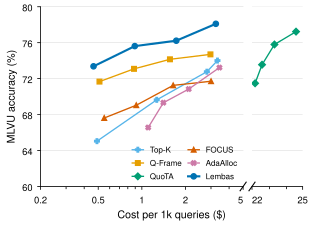

This figure's Python source:
"""Accuracy against compute as the token budget varies (one column).

Each method is one line through its four budgets (1,536 / 3,072 / 6,144 / 12,288 tokens), placed at the TFLOPs it
measured at that budget, on LongVideoBench (LVB). QuoTA's frame scorer puts it far right of the axis (~1,600+ TFLOPs). Data: fig/budget_curve.csv with columns method,budget,tflops,accuracy (one row per method and
budget, from the benchmark runs). Until that file exists the script draws the empty axes as a placeholder.

Regenerate:  uv run --no-project --with matplotlib --with numpy python fig/budget_curve.py
"""

import csv

import matplotlib.ticker
import os
from collections import defaultdict

from logaxis import log_axis
from methods import METHODS, is_ours
from orx_figstyle import COLUMN, figure, save, use_style

HERE = os.path.dirname(os.path.abspath(__file__))
DATA = os.path.join(HERE, "budget_curve.csv")
BUDGETS = [1536, 3072, 6144, 12288]


def load(path):
    rows = defaultdict(list)
    if not os.path.exists(path):
        return rows
    with open(path) as handle:
        for r in csv.DictReader(handle):
            rows[r["method"]].append((float(r["tflops"]), float(r["accuracy"]), int(r["budget"])))
    return rows


def main():
    """Broken x-axis: $1-8 for every method, and a narrow panel for QuoTA, whose 128 scorer calls per question put
    it near $50 (log axes). Cost = OpenRouter API bill (input + output) on the 2,174 MLVU questions, scaled to 1,000 queries (csv column
    "tflops" holds these dollars)."""
    import matplotlib.pyplot as plt
    use_style()
    rows = load(DATA)
    fig = plt.figure(figsize=(COLUMN, COLUMN * 0.72))
    gs = fig.add_gridspec(1, 2, width_ratios=[5.0, 1.25], wspace=0.07, left=0.13, right=0.97, bottom=0.17, top=0.97)
    ax = fig.add_subplot(gs[0])
    ax2 = fig.add_subplot(gs[1], sharey=ax)
    LEFT, RIGHT = (0.2, 5.0), (22.0, 25.0)  # each axis starts and ends at a labelled tick
    log_axis(ax, *LEFT)  # 1-2-5 labels, complete minor ticks (fig/logaxis.py)
    # The right panel is a cut-out of the same log scale around QuoTA: it spans less than one 1-2-5 step, so its two
    # end ticks are labelled and the integers between them get the short ticks.
    ax2.set_xscale("log")
    ax2.set_xlim(*RIGHT)
    ax2.xaxis.set_major_locator(matplotlib.ticker.FixedLocator([22, 25]))
    ax2.xaxis.set_major_formatter(matplotlib.ticker.FuncFormatter(lambda v, _: f"{v:g}"))
    ax2.xaxis.set_minor_locator(matplotlib.ticker.FixedLocator([23, 24]))
    ax2.xaxis.set_minor_formatter(matplotlib.ticker.NullFormatter())
    ax.get_xticklabels()[-1].set_ha("right")  # keep "4" and "22" apart at the axis break
    ax2.get_xticklabels()[0].set_ha("left")
    ax.set_ylim(60, 80)
    ax.set_yticks([60, 64, 68, 72, 76, 80])
    ax2.tick_params(labelleft=False, left=False)
    ax.spines["right"].set_visible(False)
    ax2.spines["left"].set_visible(False)
    d = 0.015  # diagonal break marks, same angle on both panels
    kw = dict(color="black", clip_on=False, lw=0.8)
    ax.plot((1 - d, 1 + d), (-d * 1.6, d * 1.6), transform=ax.transAxes, **kw)
    r = 5.0 / 1.25
    ax2.plot((-d * r, d * r), (-d * 1.6, d * 1.6), transform=ax2.transAxes, **kw)
    for method, (color, marker) in METHODS.items():
        pts = sorted(rows.get(method, []))
        if not pts:
            continue
        ours = is_ours(method)
        style = dict(color=color, marker=marker, ms=4 if ours else 3.5, lw=1.6 if ours else 1.0, zorder=3 if ours else 2)
        left = [p for p in pts if p[0] <= LEFT[1]]
        right = [p for p in pts if p[0] >= RIGHT[0]]
        if left:
            x, y, _ = zip(*left)
            ax.plot(x, y, label=method, **style)
        else:
            ax.plot([], [], label=method, **style)
        if right:
            x, y, _ = zip(*right)
            ax2.plot(x, y, **style)
    ax.legend(loc="lower right", frameon=False, fontsize=6, ncol=2, columnspacing=0.8)
    ax.set_xlabel("Cost per 1k queries ($)")
    # one x label for both panels, centred under the whole axis
    l0, l1 = ax.get_position().x0, ax2.get_position().x1
    ax.xaxis.set_label_coords(((l0 + l1) / 2 - l0) / ax.get_position().width, -0.12)
    ax.set_ylabel("MLVU accuracy (%)")
    print(save(fig, os.path.join(HERE, "budget_curve")))


if __name__ == "__main__":
    main()
